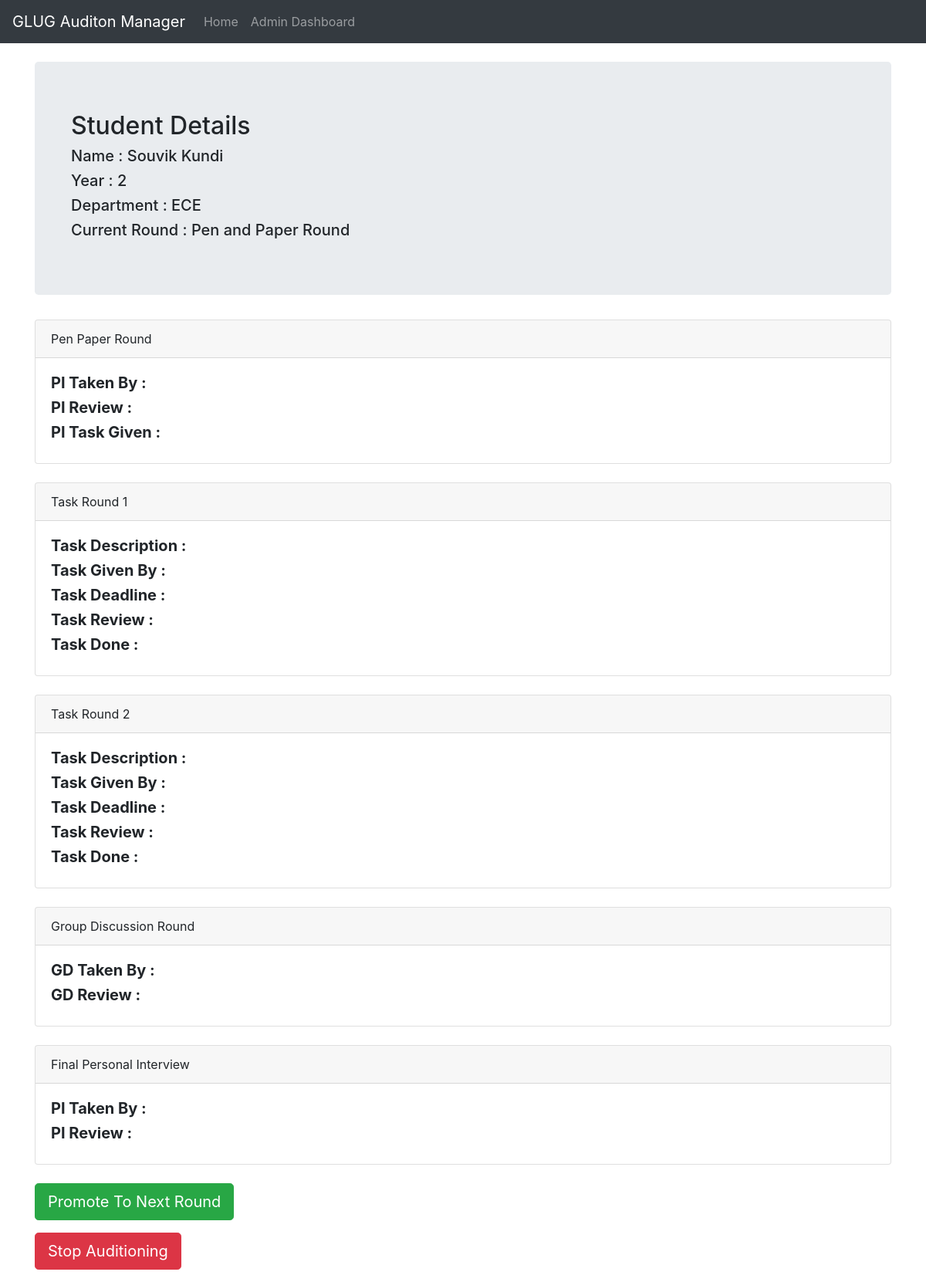
Before: /profile/2 (signed in) with the older database file.
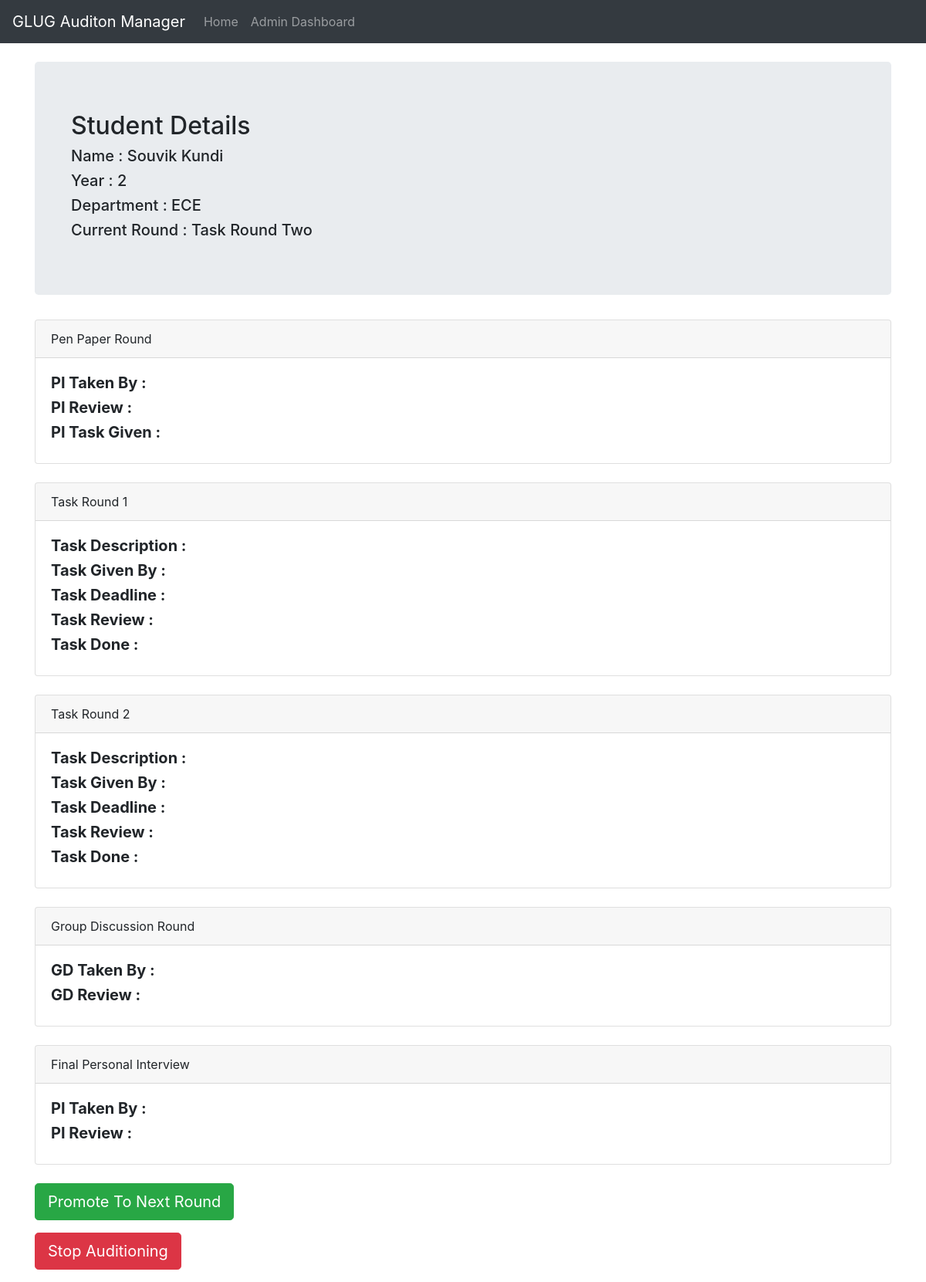
After: the same page with the newer database file.
### core/models.py (models this page shows, shortened)
class Student(models.Model):
    name = models.CharField(max_length=255)
    year = models.IntegerField()
    dept = models.CharField(max_length=20)
    pen_paper_round = models.ForeignKey(PenPaperRound, on_delete=models.CASCADE, null=True, blank=True)
    task_round_one = models.ForeignKey(TaskRoundOne, on_delete=models.CASCADE, null=True, blank=True)
    task_round_two = models.ForeignKey(TaskRoundTwo, on_delete=models.CASCADE, null=True, blank=True)
    gd_round = models.ForeignKey(GroupDiscussionRound, on_delete=models.CASCADE, null=True, blank=True)
    final_pi = models.ForeignKey(FinalPi, on_delete=models.CASCADE, null=True, blank=True)
    current_round = models.IntegerField(default=1)
    stopped = models.BooleanField(default=False)

### core/views.py (the view)
@login_required
def profile(request, id):
    student_details = Student.objects.filter(id=id).first()
    student_details.current_round = round_details[student_details.current_round]
    context_data = {
        'student_details': student_details,
    }
    return render(request, 'profile.html', context_data)

### templates/profile.html (shortened to what this page needs)
{% extends 'base.html' %}
{% block content %}
<div class="container">
    <br />
    <div class="jumbotron">
        <div class="container">
            <h2>Student Details</h2>
            <h5>Name : {{ student_details.name }}</h5>
            <h5>Year : {{ student_details.year }}</h5>
            <h5>Department : {{ student_details.dept }}</h5>
            <h5>Current Round : {{ student_details.current_round }} </h5>
        </div>
    </div>
    <div class="card">
        <div class="card-header">
            Pen Paper Round
        </div>
        <div class="card-body">
            <h5><strong>PI Taken By :</strong> {{ student_details.pen_paper_round.pi_taken_by }}</h5>
            <h5><strong>PI Review :</strong> {{ student_details.pen_paper_round.pi_review }}</h5>
            <h5><strong>PI Task Given :</strong> {{ student_details.pen_paper_round.pi_task }}</h5>
        </div>
    </div>
    <br />
    <div class="card">
        <div class="card-header">
            Task Round 1
        </div>
        <div class="card-body">
            <h5><strong>Task Description :</strong> {{ student_details.task_round_one.task_desc }}</h5>
            <h5><strong>Task Given By :</strong> {{ student_details.task_round_one.task_given_by }}</h5>
            <h5><strong>Task Deadline :</strong> {{ student_details.task_round_one.task_submission_date }}</h5>
            <h5><strong>Task Review :</strong> {{ student_details.task_round_one.task_review }}</h5>
            <h5><strong>Task Done :</strong> {{ student_details.task_round_one.task_done }}</h5>
        </div>
    </div>
    <br />
    <div class="card">
        <div class="card-header">
            Task Round 2
        </div>
        <div class="card-body">
            <h5><strong>Task Description :</strong> {{ student_details.task_round_two.task_desc }}</h5>
            <h5><strong>Task Given By :</strong> {{ student_details.task_round_two.task_given_by }}</h5>
            <h5><strong>Task Deadline :</strong> {{ student_details.task_round_two.task_submission_date }}</h5>
            <h5><strong>Task Review :</strong> {{ student_details.task_round_two.task_review }}</h5>
            <h5><strong>Task Done :</strong> {{ student_details.task_round_two.task_done }}</h5>
        </div>
    </div>
    <br />
    <div class="card">
        <div class="card-header">
            Group Discussion Round
        </div>
        <div class="card-body">
            <h5><strong>GD Taken By :</strong> {{ student_details.gd_round.gd_taken_by }}</h5>
            <h5><strong>GD Review :</strong> {{ student_details.gd_round.gd_review }}</h5>
        </div>
    </div>
    <br />
    <div class="card">
        <div class="card-header">
            Final Personal Interview
        </div>
        <div class="card-body">
            <h5><strong>PI Taken By :</strong> {{ student_details.final_pi.pi_taken_by }}</h5>
            <h5><strong>PI Review :</strong> {{ student_details.final_pi.pi_review }}</h5>
        </div>
    </div>
    <br />
    <form method="POST" action="/profile/{{ student_details.id }}/promote">
        <button class="btn btn-success btn-lg">Promote To Next Round</button>
    </form>
    <form method="POST" action="/profile/{{ student_details.id }}/stop">
        <button class="btn btn-danger btn-lg">Stop Auditioning</button>
    </form>
</div>
{% endblock %}

Changed rows visible on the page:
changed Student "Souvik Kundi": current_round "Pen and Paper Round" → "Task Round Two"
